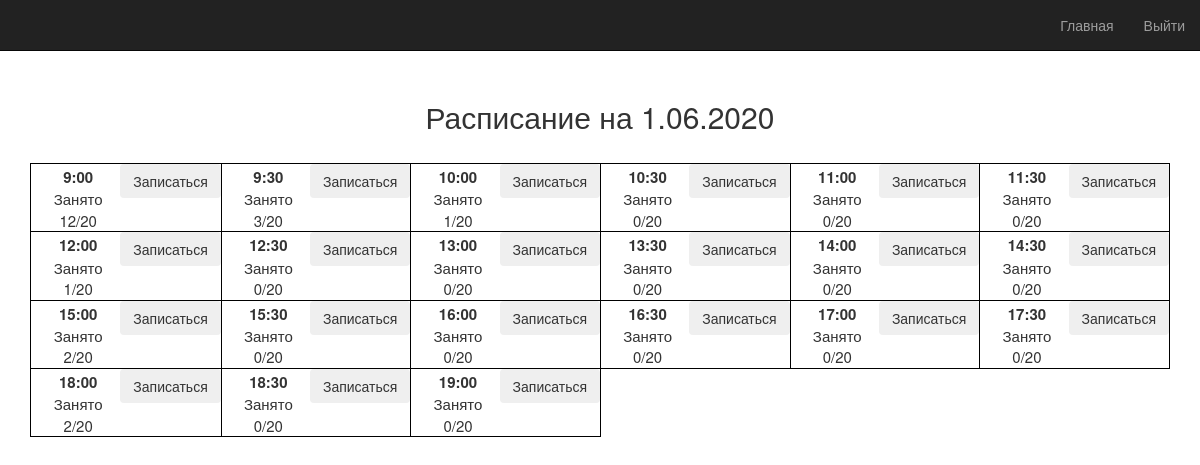
The app's page /daytime (signed in) with its own data.
### models.py (models this page shows)
class Date(UserMixin, db.Model):
    __table_name__ = 'date'
    id = db.Column(db.Integer, primary_key=True)
    people_count = db.Column(db.Integer)
    day = db.Column(db.String(15))
    date = db.Column(db.String(50))
    time = db.Column(db.String(80))
    users_id = db.relationship('User', secondary=user_time, backref='date')

### app.py (the view)
@app.route('/daytime')
@login_required
def daytime():
    data = models.Date.query.all()
    data1 = []
    data2 = []
    data3 = []
    data4 = []
    for i in range(6):
        data1.append(data[i])
        data2.append(data[i+6])
        data3.append(data[i + 12])
    for i in range(3):
        data4.append(data[i+18])
    return render_template('daytime.html', id=current_user.id, name=current_user.username, data1=data1, data2=data2, data3=data3, data4=data4)

### app.py (called while the page is built)
@login_manager.user_loader
def load_user(user_id):
    return models.User.query.get(int(user_id))

### templates/daytime.html (shortened to what this page needs)
{% extends "bootstrap/base.html" %}
{% block styles %}
{{super()}}
<link rel="stylesheet" href="{{url_for('.static', filename='daytime.css')}}">
{% endblock %}
{% block content %}
<nav class="navbar navbar-inverse navbar-fixed-top">
    <div class="container-fluid">
        <div class="navbar-header">
            <a class="navbar-brand" href="#">{{ username }}</a>
        </div>
        <div id="navbar" class="navbar-collapse collapse">
            <ul class="nav navbar-nav navbar-right">
                <li><a href="{{ url_for('home') }}">Главная</a></li>
                <li><a href="{{ url_for('logout') }}">Выйти</a></li>
            </ul>
        </div>
    </div>
</nav>
<div class="container">
    <div class="main-table">
        <h2>Расписание на {{data1[0].date}}</h2>
        <table class="table-col">
            <tr>
                {% for date in data1 %}
                <td><div class="td-part">
                    <div class="timestatus">
                        <span>{{date.time}}</span><p>Занято {{date.people_count}}/20</p>
                    </div>
                    <div class="btns">
                        <form action="/daytime_data/{{date.id}}/" method="POST" >
                        <input type="submit" class="btn btn-dark" value="Записаться" onclick="return show({{date.users_id}})">
                        </form>
                    </div>
                </div></td>
                {% endfor %}
            </tr>
            <tr>
                {% for date in data2 %}
                <td><div class="td-part">
                    <div class="timestatus">
                        <span>{{date.time}}</span><p>Занято {{date.people_count}}/20</p>
                    </div>
                    <div class="btns">
                        <form action="/daytime_data/{{date.id}}/" method="POST" >
                        <input type="submit" class="btn btn-dark" value="Записаться" onclick="return show({{date.users_id}})">
                        </form>
                    </div>
                </div></td>
                {% endfor %}
            </tr>
            <tr>
                {% for date in data3 %}
                <td><div class="td-part">
                    <div class="timestatus">
                        <span>{{date.time}}</span><p>Занято {{date.people_count}}/20</p>
                    </div>
                    <div class="btns">
                        <form action="/daytime_data/{{date.id}}/" method="POST">
                        <input type="submit" class="btn btn-dark" value="Записаться">
                        </form>
                    </div>
                </div></td>
                {% endfor %}
            </tr>
            <tr>
                {% for date in data4 %}
                <td><div class="td-part">
                    <div class="timestatus">
                        <span>{{date.time}}</span><p>Занято {{date.people_count}}/20</p>
                    </div>
                    <div class="btns">
                        <form action="/daytime_data/{{date.id}}/" method="POST">
                        <input type="submit" class="btn btn-dark" value="Записаться">
                        </form>
                    </div>
                </div></td>
                {% endfor %}
            </tr>
        </table>
    </div>
</div>
{% endblock %}

### static/daytime.css (style rules this page uses)
.main-table h2 { text-align: center; }
.main-table { display: block; text-align: center; margin-top: 100px; }
.table-col { margin: 30px auto 0; font-size: 15px; }
.table-col td { padding-left:20px; border: 1px black solid; }
.table-col span { font-weight: bold; }
.td-part { display: flex; }
.timestatus { padding: 2px 15px 0 0; }
.timestatus p { margin: 0; }
.btns { display: flex; flex-direction: column; }

### records on screen
Date: date "1.06.2020", time "9:00", people_count "12"
Date: time "9:30", people_count "3"
Date: time "10:00", people_count "1"
Date: time "10:30", people_count "0"
Date: time "11:00", people_count "0"
Date: time "11:30", people_count "0"
Date: time "12:00", people_count "1"
Date: time "12:30", people_count "0"
Date: time "13:00", people_count "0"
Date: time "13:30", people_count "0"
Date: time "14:00", people_count "0"
Date: time "14:30", people_count "0"
Date: time "15:00", people_count "2"
Date: time "15:30", people_count "0"
Date: time "16:00", people_count "0"
Date: time "16:30", people_count "0"
Date: time "17:00", people_count "0"
Date: time "17:30", people_count "0"
Date: time "18:00", people_count "2"
Date: time "18:30", people_count "0"
Date: time "19:00", people_count "0"
